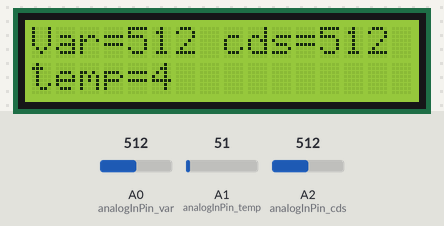
A sketch run on a simulated Arduino Mega 2560, built with avr-gcc and run on an emulated ATmega2560. On the bench: 16×2 character LCD. Inputs (shaded band) come from the test bench; at power-on: A0 (analogInPin_var) = 512, A1 (analogInPin_temp) = 51, A2 (analogInPin_cds) = 512.

Above: at 1.2 s.
1.3 s: A0 (analogInPin_var) set to 988
At 2.1 s:
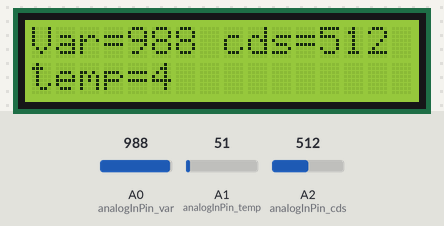
2.8 s: A0 (analogInPin_var) set to 1008
At 3.2 s:
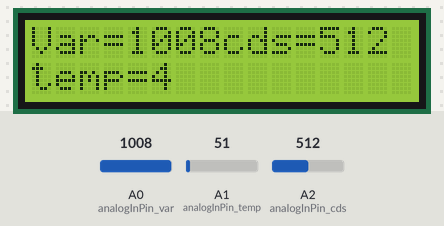
4.3 s: A1 (analogInPin_temp) set to 61
At 5.4 s:
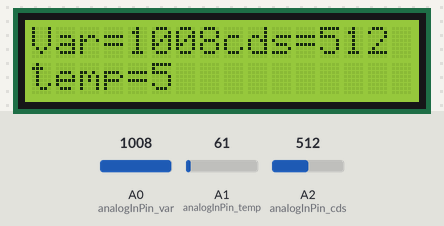
5.8 s: A2 (analogInPin_cds) set to 716
At 6.3 s:
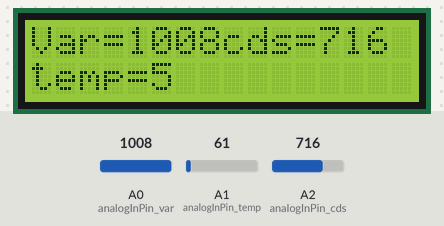
7.3 s: A1 (analogInPin_temp) set to 86
At 8.4 s:
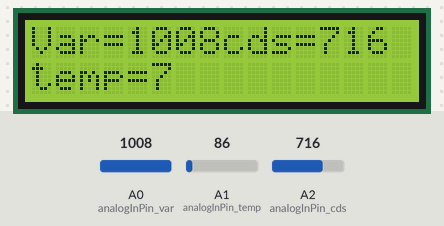
8.8 s: A2 (analogInPin_cds) set to 900
At 9.3 s:
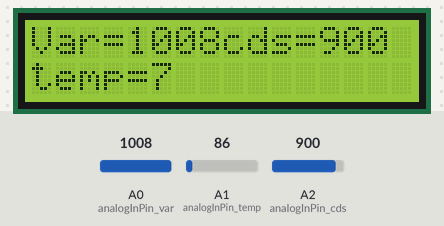
Timing chart, 0 to 11.3 s (numbered marks = the images above; inputs shaded):
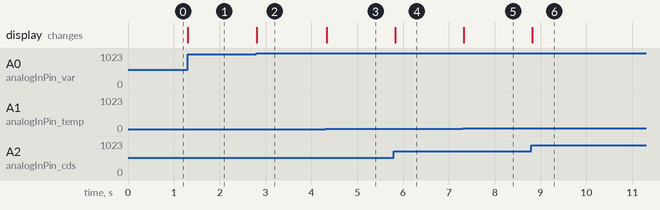

Measured:
- after the input at 1.3 s, the display: changes at once (image 1)
- after the input at 2.8 s, the display: changes at once (image 2)
- after the input at 4.3 s, the display: changes at once (image 3)
- after the input at 5.8 s, the display: changes at once (image 4)
- after the input at 7.3 s, the display: changes at once (image 5)
- after the input at 8.8 s, the display: changes at once (image 6)

The sketch:

sketch_jan29c.ino
```cpp
#include <LiquidCrystal.h> // LCD를 사용하기 위한 헤더파일 선언
LiquidCrystal lcd(23, 24, 25, 26, 27, 28);// RS,EN,D4,D5,D6,D7(RW->GND)

const int analogInPin_var = A0;
const int analogInPin_temp = A1;
const int analogInPin_cds = A2;
int sensorValue_var = 0;
int sensorValue_temp = 0;
int sensorValue_cds = 0;

void setup() {
  lcd.begin(16, 2); // TextLCD를 사용하기위한 최초 선언 함수
  lcd.print("                "); //TextLCD를 공백으로 초기화 설정
}
void loop() {
  sensorValue_var = analogRead(analogInPin_var);
  sensorValue_temp = analogRead(analogInPin_temp)/12;
  //수식을 이용하여 계산하여야하나 온도 센서의 동작을 보기 위해 12로 나눈것 큰의미X
  sensorValue_cds = analogRead(analogInPin_cds);

  lcd.setCursor(0, 0); // TextLCD의 첫째 줄 첫째 칸 부터 문자열을 표시한다.
  lcd.print("Var="); //문자열을 LCD에 표시한다.
  lcd.print(sensorValue_var);
  lcd.print(" ");
  lcd.setCursor(8,0);
  lcd.print("cds=");
  lcd.print(sensorValue_cds);
  lcd.print(" ");
  lcd.setCursor(0,1);
  lcd.print("temp=");
  lcd.print(sensorValue_temp);
  lcd.print(" ");
}
```
